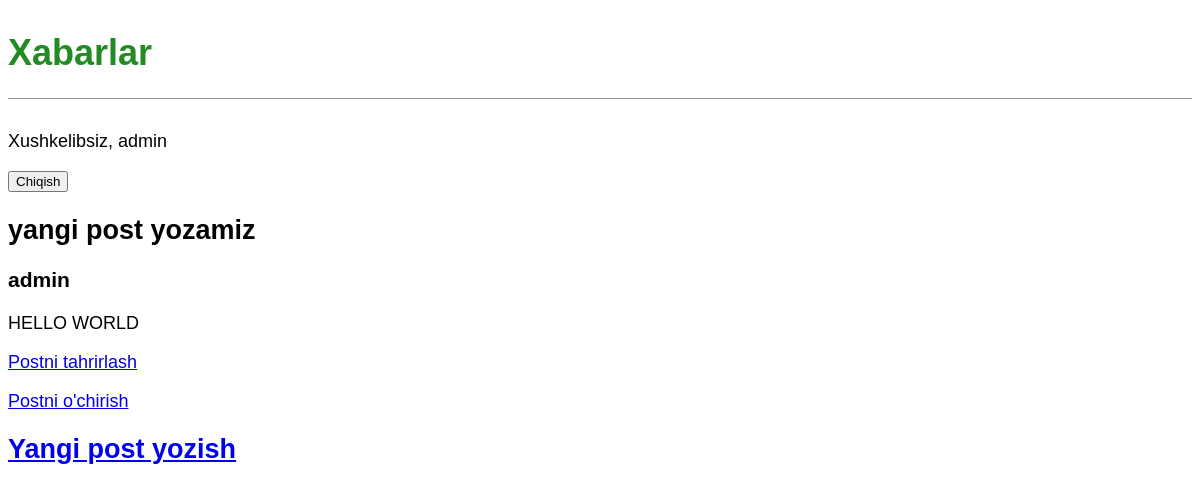
Screenshot of /post/3/ (signed in) with the database file from the repository.
### blog/models.py (models this page shows, shortened)
class Post(models.Model):
    title = models.CharField(max_length=200)
    author = models.ForeignKey(
        'auth.User',
        on_delete=models.CASCADE
    )
    body = models.TextField()

### blog/views.py (the view)
# urls.py: path('post/<int:pk>/', BlogDetailView.as_view(), name='post_detail'),
class BlogDetailView(DetailView):
    model = Post
    template_name = 'post_detail.html'

### templates/post_detail.html
{% extends 'base.html' %}
{% block content %}
    <div class="post=entry">
        <h2>{{ post.title }}</h2>
        <h3>{{ post.author }}</h3>
        <p>{{ post.body}}</p>
    </div>
    <p><a href="{% url 'post_edit' post.pk %}">Postni tahrirlash</a></p>
    <p><a href="{% url 'post_delete' post.pk %}">Postni o'chirish</a></p>
{% endblock content %}

### templates/base.html (shortened to what this page needs)
{% load static %}
<!DOCTYPE html>
<html lang="en">
<head>
    <link rel="stylesheet" href="{% static 'css/base.css' %}">
</head>
<body>
    <header>
        <h1><a href="{% url 'home' %}">Xabarlar</a></h1>
    </header>
    {% if user.is_authenticated %}
        <p>Xushkelibsiz, {{ user.username }}</p>
        <p>
            <form action="{% url 'logout' %}" method="post">
            <button type="submit">Chiqish</button>
        </form>
        </p>
    {% else %}
        <p>
            <a href="{% url 'login' %}"> Saytga kirish </a> |
            <a href="{% url 'signup' %}"> Ro'yxatdan o'tish </a>
        </p>
    {% endif %}
    <div>
        {% block content %}
        {% endblock content %}
    </div>
    <footer>
        <h2><a href="{% url 'post_new' %}">Yangi post yozish</a> </h2>
    </footer>
</body>
</html>

### static/css/base.css (style rules this page uses)
header { border-bottom: 1px solid #999; margin-bottom: 2rem; display: flex; }
body { font-family: 'Noto Sans JP', sans-serif; font-size: 18px; }
header h1 a { color: ForestGreen; text-decoration: none; }

### rows the page displays
Post: title "yangi post yozamiz", author "admin", body "HELLO WORLD"

### other values shown
{{ user.username }} "admin"
